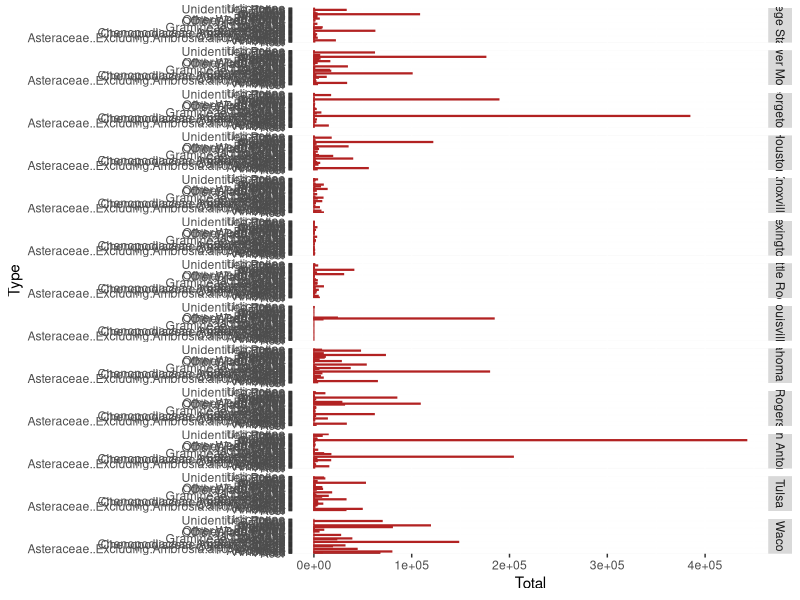
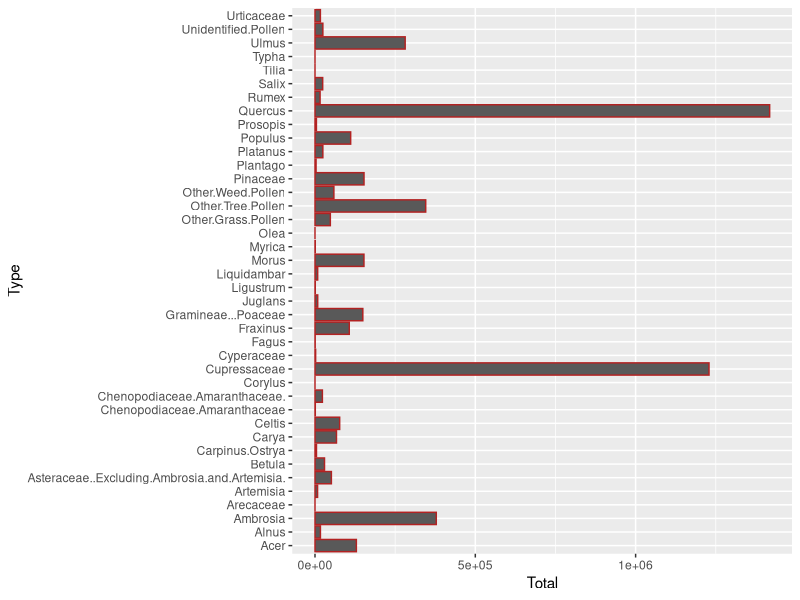
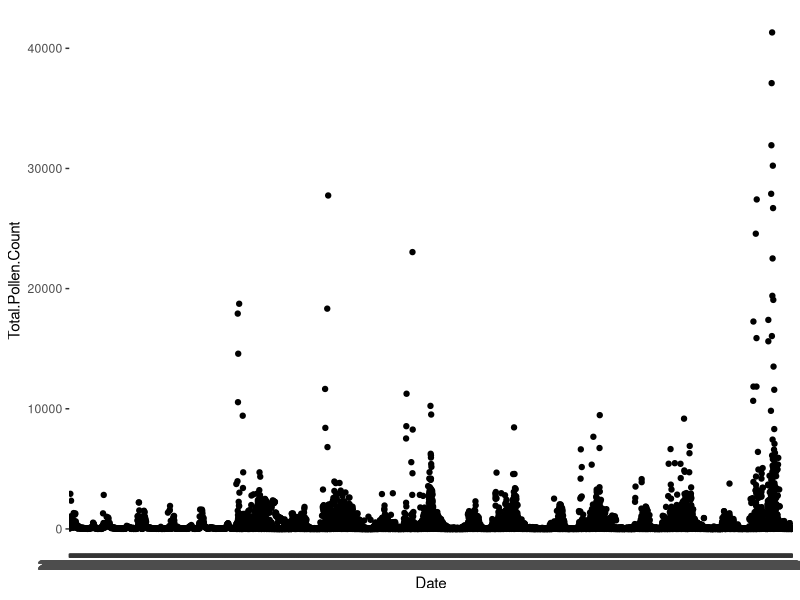

Source code (R) for these figures, in order:
## ---- chunk 1
knitr::opts_chunk$set(echo = TRUE)
library(ggplot2)
library(scales)
library(grid)
library(RColorBrewer)
library(dplyr)
library(knitr)

## ---- chunk 2
setwd("~/Pollen")
pollen = read.delim("AApollen.csv", header = TRUE, sep = ",", stringsAsFactors = FALSE)
pollen = pollen[,-c(1)]
city_names = c("College Station", "Flower Mound", "Georgetown", "Houston", "Knoxville", "Lexington", "Little Rock", 
               "Louisville", "Oklahoma City", "Rogers", "San Antonio", "Tulsa", "Waco")
pollen[is.na(pollen)] = 0
pollen_types = names(pollen[,-c(1:3)])



type_totals = data.frame(matrix(NA, nrow = length(pollen[1,])-3,
                                ncol = length(city_names)+1))
names(type_totals) = c("Type",city_names)
type_totals[,1] = pollen_types
for(j in 1:length(city_names)) {
  town = city_names[j]
  pollen %>%
    filter(City==town) -> temp
  
  temp_type_totals = c()
  for(i in 4:length(temp[1, ])) {
    temp_type_totals[i-3] = sum(temp[,i])
  }
  
  type_totals[,j+1] = temp_type_totals
}

type_totals = type_totals[order(type_totals$Type),]
rownames(type_totals) = c(1:length(type_totals[ ,1]))
kable(type_totals)

type_totals2 = cbind(type_totals[ ,c(1,2)],names(type_totals)[2])
names(type_totals2) = c("Type","Total","City")
for(i in 3:length(names(type_totals))){
  temp = cbind(type_totals[ ,c(1,i)],names(type_totals)[i])
  names(temp) = names(type_totals2)
  type_totals2 = rbind(type_totals2,temp)
}
Cities=ggplot(type_totals2, aes(x = Type, y = Total)) +
       geom_bar(color="firebrick",stat = "identity") +
       coord_flip() + 
       facet_grid(City ~ .)
## ---- chunk 3
Cities
## ---- chunk 4
type_totals3 = type_totals[ ,c(1,2)]
names(type_totals3)[2] = "Total"

for (i in 1:length(type_totals[ ,1])){
  type_totals3[i,2] = sum(type_totals[i,2:length(type_totals[1, ])])
}

kable(type_totals3)

Overall=ggplot(type_totals3, aes(x = Type, y = Total)) +
        geom_bar(color="firebrick",stat = "identity") +
        coord_flip()
## ---- chunk 5
Overall
## ---- chunk 6
pollen = subset(pollen, select=-c(Arecaceae, Corylus, Olea, Tilia, Typha))

OverTime = ggplot(pollen, aes(x = Date, y = Total.Pollen.Count)) +
  geom_point()
## ---- chunk 7
OverTime
## ---- chunk 8
pollen2 = pollen[pollen$City!="Louisville", ]
part1 = type_totals$Type[1:13]
part2 = type_totals$Type[14:26]
part3 = type_totals$Type[27:39]
all_dates = levels(factor(pollen2$Date))
all_dates = as.Date(all_dates)


